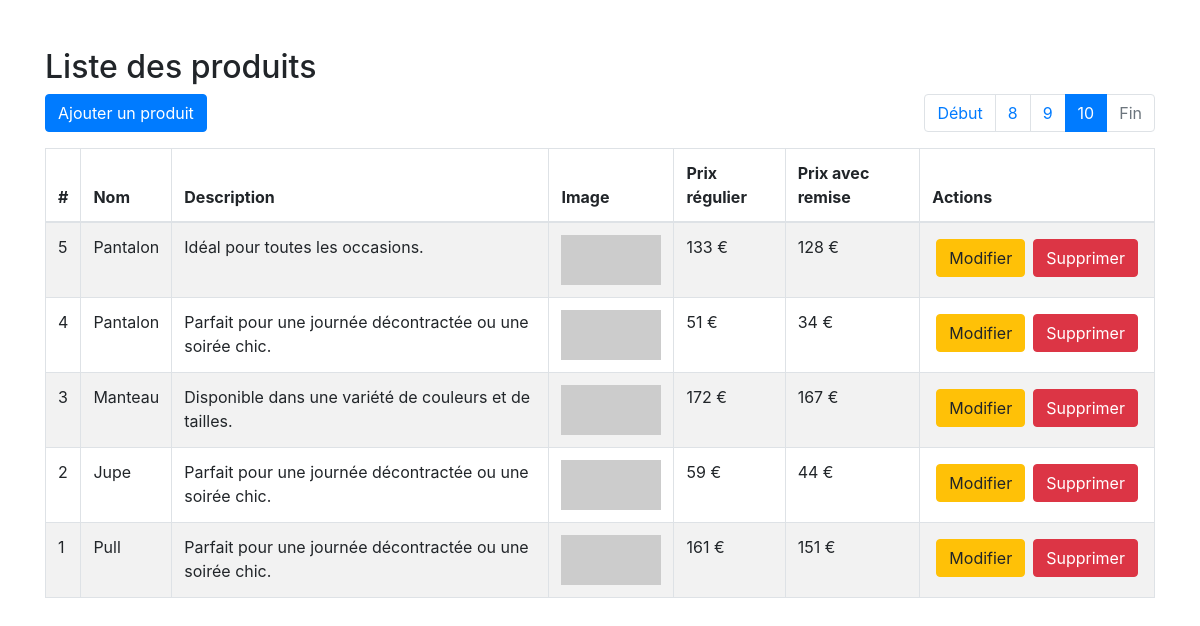
The app's page /index.php?page=10 with its own data.
### tables this page shows
CREATE TABLE produits (
        id INTEGER PRIMARY KEY AUTOINCREMENT,
        name TEXT NOT NULL,
        description TEXT,
        image TEXT,
        regular_price REAL NOT NULL,
        discount_price REAL NOT NULL,
        created_at TIMESTAMP DEFAULT CURRENT_TIMESTAMP,
        updated_at TIMESTAMP DEFAULT CURRENT_TIMESTAMP
    );

### index.php (the view, shortened to what this page needs)
<?php
include_once 'config.php';
$results_per_page = 5;
if (!isset ($_GET['page'])) {
    $page = 1;
} else {
    $page = $_GET['page'];
}
$start_from = ($page - 1) * $results_per_page;
try {
    $sql_count = "SELECT COUNT(*) AS total FROM produits";
    $result_count = $conn->query($sql_count);
    $row_count = $result_count->fetch(PDO::FETCH_ASSOC);
    $total_products = $row_count['total'];
    $sql = "SELECT * FROM produits ORDER BY id DESC LIMIT :start_from, :results_per_page";
    $stmt = $conn->prepare($sql);
    $stmt->bindParam(':start_from', $start_from, PDO::PARAM_INT);
    $stmt->bindParam(':results_per_page', $results_per_page, PDO::PARAM_INT);
    $stmt->execute();
    $products = $stmt->fetchAll(PDO::FETCH_ASSOC);
} catch (PDOException $e) {
    echo "Erreur : " . $e->getMessage();
}
?>
<!DOCTYPE html>
<html lang="fr">
<head>
    <link rel="stylesheet" href="https://maxcdn.bootstrapcdn.com/bootstrap/4.5.2/css/bootstrap.min.css">
</head>
<body>
    <div class="container mt-5">
        <h2>Liste des produits</h2>
        <div class="d-flex justify-content-between">
            <a href="add_product.php" class="btn btn-primary mb-3">Ajouter un produit</a>
            <nav aria-label="Page navigation">
                <ul class="pagination">
                    <?php
                    $total_pages = ceil($total_products / $results_per_page);
                    echo "<li class='page-item " . ($page == 1 ? 'disabled' : '') . "'><a class='page-link' href='index.php?page=1'>Début</a></li>";
                    for ($i = max(1, $page - 2); $i <= min($page + 2, $total_pages); $i++) {
                        $active_class = ($i == $page) ? 'active' : '';
                        echo "<li class='page-item $active_class'><a class='page-link' href='index.php?page=" . $i . "'>" . $i . "</a></li>";
                    }
                    echo "<li class='page-item " . ($page == $total_pages ? 'disabled' : '') . "'><a class='page-link' href='index.php?page=$total_pages'>Fin</a></li>";
                    ?>
                </ul>
            </nav>
        </div>
        <table class="table table-bordered table-striped">
            <thead>
                <tr>
                    <th>#</th>
                    <th>Nom</th>
                    <th>Description</th>
                    <th>Image</th>
                    <th>Prix régulier</th>
                    <th>Prix avec remise</th>
                    <th>Actions</th>
                </tr>
            </thead>
            <tbody>
                <?php
                if ($products) {
                    foreach ($products as $product) {
                        echo "<tr>";
                        echo "<td>" . $product['id'] . "</td>";
                        echo "<td>" . $product['name'] . "</td>";
                        echo "<td>" . $product['description'] . "</td>";
                        echo "<td><img src='" . $product['image'] . "' alt='Product Image' style='max-width: 100px; max-height: 100px;'></td>";
                        echo "<td>" . $product['regular_price'] . " €</td>";
                        echo "<td>" . $product['discount_price'] . " €</td>";
                        echo "<td>
                        <div class='d-flex'>
                        <a href='edit_product.php?id=" . $product['id'] . "' class='btn btn-warning m-1'>Modifier</a>
                        <button type='button' class='btn btn-danger delete-product m-1' data-product-id='" . $product['id'] . "'
                        data-bs-toggle='modal'
                        data-bs-target='#confirmDeleteModal'>Supprimer</button>
                        </div>
                </td>";
                        echo "</tr>";
                    }
                } else {
                    echo "<tr><td colspan='7'>Aucun produit trouvé</td></tr>";
                }
                ?>
            </tbody>
        </table>
    </div>
</body>
</html>

### records on screen
produits: id "5", name "Pantalon", description "Idéal pour toutes les occasions.", regular_price "133", discount_price "128"
produits: id "4", name "Pantalon", description "Parfait pour une journée décontractée ou une soirée chic.", regular_price "51", discount_price "34"
produits: id "3", name "Manteau", description "Disponible dans une variété de couleurs et de tailles.", regular_price "172", discount_price "167"
produits: id "2", name "Jupe", description "Parfait pour une journée décontractée ou une soirée chic.", regular_price "59", discount_price "44"
produits: id "1", name "Pull", description "Parfait pour une journée décontractée ou une soirée chic.", regular_price "161", discount_price "151"
